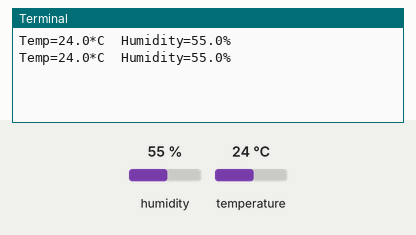
This program was run on a simulated Raspberry Pi (BCM pin numbers). Parts: the last lines printed to the terminal. The test bench sets the inputs (shaded band); at power-on: humidity 55 %, temperature 24 °C. No MQTT or app messages arrive unless stated.

Above: at 1.3 s.
1.4 s: humidity set to 22 %
At 2.2 s:
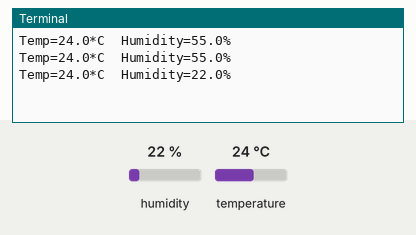
2.9 s: temperature set to 12 °C
At 2.9 s:
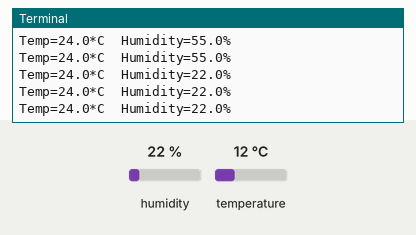
4.4 s: humidity set to 40 %
At 4.8 s:
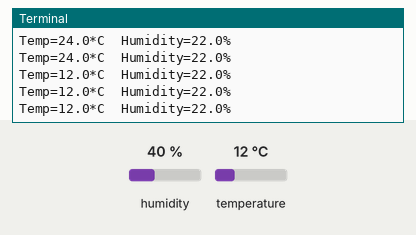
Timing chart, 0 to 7.4 s (numbered marks = the images above; inputs shaded):
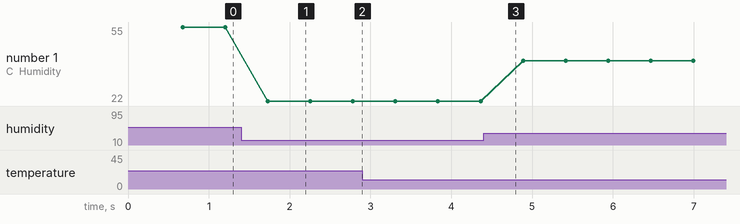

Measured:
- after the input at 1.4 s, the terminal: prints a new line after 0.33 s (image 1)
- plotted number 1: 55 → 22 after the input at 1.4 s, 22 → 40 after the input at 4.4 s

The program:

ada.py
```python
import Adafruit_DHT
import paho.mqtt.client as mqtt
# Sensor should be set to Adafruit_DHT.DHT11,
# Adafruit_DHT.DHT22, or Adafruit_DHT.AM2302.
sensor = Adafruit_DHT.DHT11

#mqtt connection
client = mqtt.Client()
client.connect("localhost",1883,60)
# Example using a Beaglebone Black with DHT sensor
# connected to pin P8_11.
pin = '5'

# Example using a Raspberry Pi with DHT sensor
# connected to GPIO23.
#pin = 23


try:
    while True:
	# Try to grab a sensor reading.  Use the read_retry method which will retry up
	# to 15 times to get a sensor reading (waiting 2 seconds between each retry).
            humidity, temperature = Adafruit_DHT.read_retry(sensor, pin)

		# Note that sometimes you won't get a reading and
		# the results will be null (because Linux can't
		# guarantee the timing of calls to read the sensor).
		# If this happens try again!
            if humidity is not None and temperature is not None:
                print('Temp={0:0.1f}*C  Humidity={1:0.1f}%'.format(temperature, humidity))
                client.publish('sensor/temp',str(temperature))
                client.publish('sensor/humidity',str(humidity))
            else:
                print('Failed to get reading. Try again!')
except KeyboardInterrupt:
    pass
```
